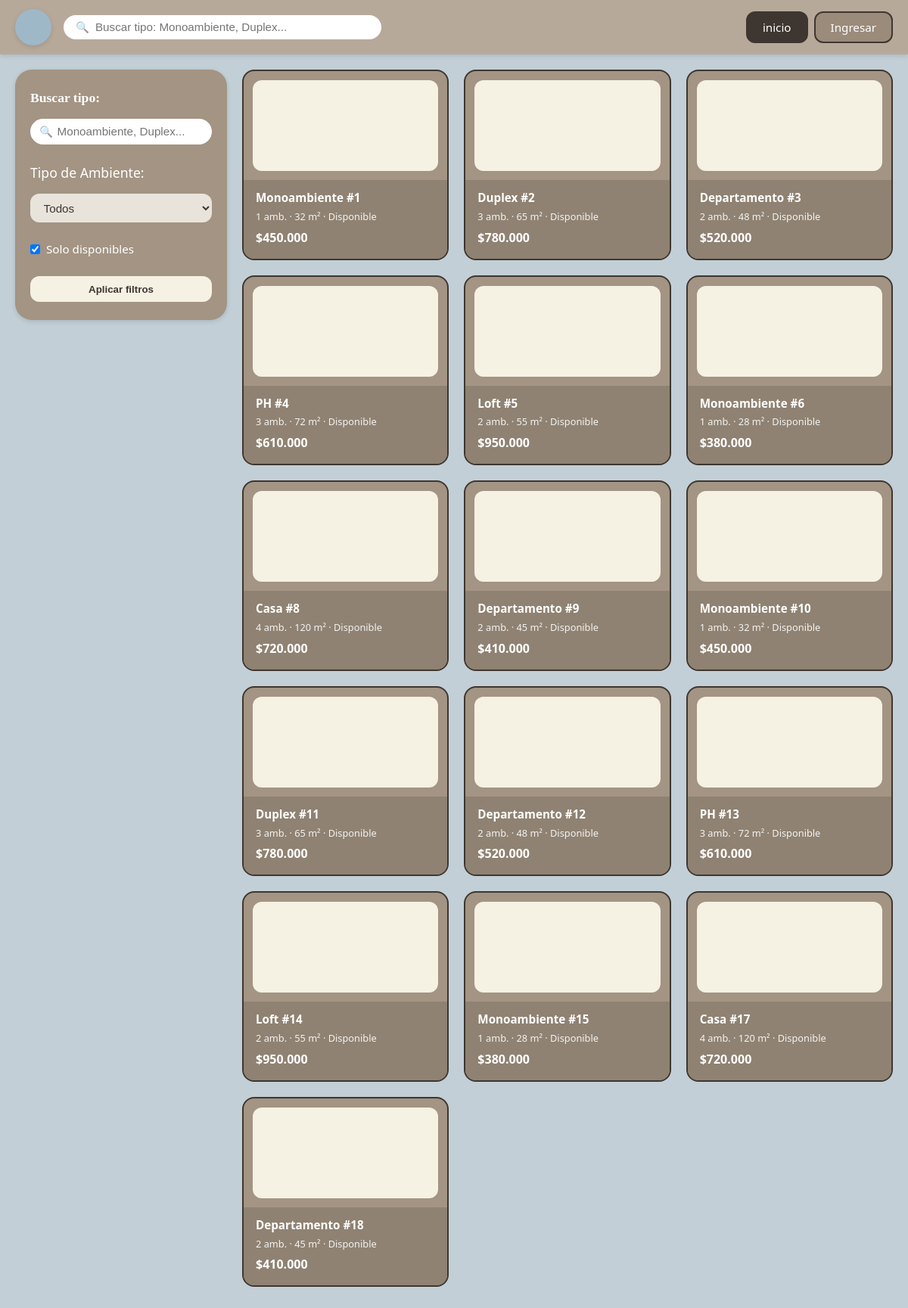
The page / on the database its author committed.
### tables this page shows
CREATE TABLE `departamentos` (
  `id` int(11) NOT NULL,
  `tipo` varchar(50) DEFAULT NULL,
  `precio` decimal(10,2) DEFAULT NULL,
  `ambientes` int(11) DEFAULT NULL,
  `metros_cuadrados` int(11) DEFAULT NULL,
  `disponible` tinyint(1) DEFAULT 1
);

### includes/alquileres.php (called while the page is built, shortened)
<?php
function filaDepartamento(array $fila): array
{
    return [
        'id' => (int) $fila['id'],
        'tipo' => $fila['tipo'] ?? '',
        'precio' => (float) $fila['precio'],
        'ambientes' => (int) ($fila['ambientes'] ?? 0),
        'metros_cuadrados' => (int) ($fila['metros_cuadrados'] ?? 0),
        'disponible' => (int) ($fila['disponible'] ?? 0),
    ];
}
function cargarAlquileres(?string $busquedaTipo = null, ?string $tipo = null, ?bool $soloDisponibles = null): array
{
    $pdo = obtenerConexion();
    $sql = 'SELECT id, tipo, precio, ambientes, metros_cuadrados, disponible
            FROM ' . TABLA_DEPARTAMENTOS . ' WHERE 1=1';
    $params = [];
    $busquedaTipo = trim((string) $busquedaTipo);
    $tipo = trim((string) $tipo);
    if ($soloDisponibles === true) {
        $sql .= ' AND disponible = 1';
    }
    $sql .= ' ORDER BY id ASC';
    $stmt = $pdo->prepare($sql);
    $stmt->execute($params);
    return array_map('filaDepartamento', $stmt->fetchAll());
}
function formatearPrecio(float $precio): string
{
    return '$' . number_format($precio, 0, ',', '.');
}
function etiquetaDisponible(int $disponible): string
{
    return $disponible ? 'Disponible' : 'No disponible';
}

### includes/sesion.php (called while the page is built, shortened)
<?php
function usuarioLogueado(): ?array
{
    return $_SESSION['usuario'] ?? null;
}

### index.php (the view, shortened to what this page needs)
<?php
require_once __DIR__ . '/includes/alquileres.php';
require_once __DIR__ . '/includes/sesion.php';
$paginaActiva = 'inicio';
$busquedaTipo = $_GET['busqueda'] ?? '';
$tipoFiltro = $_GET['tipo'] ?? '';
$soloDisponibles = !isset($_GET['todos']) || $_GET['todos'] !== '1';
$ubicacionFiltro = $busquedaTipo;
try {
    $alquileresFiltrados = cargarAlquileres($busquedaTipo, $tipoFiltro, $soloDisponibles);
} catch (PDOException $e) {
    $dbError = mensajeErrorDb();
    $alquileresFiltrados = [];
}
require_once __DIR__ . '/includes/header.php';
?>
<div class="layout">
    <aside class="sidebar">
        <form class="sidebar-form" method="get" action="index.php" id="filtros">
            <section class="filter-block">
                <label class="filter-label serif" for="busqueda">Buscar tipo:</label>
                <div class="filter-input-wrap">
                    <span class="icon-search" aria-hidden="true">&#128269;</span>
                    <input
                        type="text"
                        id="busqueda"
                        name="busqueda"
                        value="<?php echo htmlspecialchars($busquedaTipo); ?>"
                        placeholder="Monoambiente, Duplex..."
                    >
                </div>
            </section>
            <section class="filter-block">
                <label class="filter-label" for="tipo">Tipo de Ambiente:</label>
                <select id="tipo" name="tipo" class="filter-select">
                    <option value="">Todos</option>
                </select>
            </section>
            <section class="filter-block filter-check">
                <label class="filter-check-label">
                    <input type="checkbox" name="solo_disp" value="1" <?php echo $soloDisponibles ? 'checked' : ''; ?>
                           onchange="document.getElementById('todos').value = this.checked ? '0' : '1'; document.getElementById('filtros').submit();">
                    Solo disponibles
                </label>
            </section>
            <button type="submit" class="btn-filter">Aplicar filtros</button>
        </form>
    </aside>
    <main class="content">
        <?php if (empty($alquileresFiltrados)): ?>
            <p class="empty-msg">No hay departamentos que coincidan con los filtros.</p>
        <?php else: ?>
            <div class="grid-alquileres">
                <?php foreach ($alquileresFiltrados as $dep): ?>
                    <article class="card-alquiler <?php echo $dep['disponible'] ? '' : 'card-no-disponible'; ?>">
                        <div class="card-imagen"></div>
                        <div class="card-info">
                            <h3><?php echo htmlspecialchars($dep['tipo']); ?> #<?php echo (int) $dep['id']; ?></h3>
                            <p class="card-meta">
                                <?php echo (int) $dep['ambientes']; ?> amb. ·
                                <?php echo (int) $dep['metros_cuadrados']; ?> m² ·
                                <?php echo etiquetaDisponible($dep['disponible']); ?>
                            </p>
                            <p class="card-precio"><?php echo formatearPrecio($dep['precio']); ?></p>
                        </div>
                    </article>
                <?php endforeach; ?>
            </div>
        <?php endif; ?>
    </main>
</div>
<?php require_once __DIR__ . '/includes/footer.php'; ?>

### includes/header.php (shortened to what this page needs)
<?php
require_once __DIR__ . '/sesion.php';
$paginaActiva = $paginaActiva ?? 'inicio';
$busquedaTipo = $busquedaTipo ?? ($ubicacionFiltro ?? '');
$usuario = usuarioLogueado();
$esAdmin = $usuario && $usuario['rol'] === 'admin';
?>
<!DOCTYPE html>
<html lang="es">
<head>
    <link rel="stylesheet" href="index.css">
</head>
<body>
    <header class="topbar">
        <div class="topbar-left">
            <a href="index.php" class="logo" aria-label="Roomora inicio"></a>
            <form class="topbar-search" method="get" action="index.php" role="search">
                <span class="icon-search" aria-hidden="true">&#128269;</span>
                <input
                    type="search"
                    name="busqueda"
                    placeholder="Buscar tipo: Monoambiente, Duplex..."
                    value="<?php echo htmlspecialchars($busquedaTipo); ?>"
                >
            </form>
        </div>
        <nav class="topbar-nav">
            <a href="index.php" class="nav-btn <?php echo $paginaActiva === 'inicio' ? 'active' : ''; ?>">inicio</a>
            <?php if ($usuario): ?>
                <?php if (!$esAdmin): ?>
                    <a href="mis-alquileres.php" class="nav-btn <?php echo $paginaActiva === 'mis-alquileres' ? 'active' : ''; ?>">Mis alquileres</a>
                <?php else: ?>
                    <a href="gestionar-alquileres.php" class="nav-btn <?php echo $paginaActiva === 'gestionar-alquileres' ? 'active' : ''; ?>">Solicitudes</a>
                <?php endif; ?>
                <span class="nav-user"><?php echo htmlspecialchars($usuario['nombre']); ?></span>
                <a href="logout.php" class="nav-btn">Salir</a>
            <?php else: ?>
                <a href="login.php" class="nav-btn <?php echo $paginaActiva === 'login' ? 'active' : ''; ?>">Ingresar</a>
            <?php endif; ?>
        </nav>
    </header>

### includes/footer.php
    <footer class="site-footer"></footer>
</body>
</html>

### index.css (style rules this page uses)
*, *::before, *::after { box-sizing: border-box; margin: 0; padding: 0; }
:root { --bg-main: #c2cfd6; --bg-header: #b7a99a; --bg-sidebar: #a39483; --bg-card: #a39483; --bg-card-info: #8f8272; --cream: #f5f1e3; --white: #ffffff; --text-dark: #3e3630; --text-light: #5a4f47; --radius-lg: 22px; --radius-md: 16px; --radius-sm: 12px; --shadow-sm: 0 2px 6px rgba(0, 0, 0, 0.12); --shadow-md: 0 4px 14px rgba(0, 0, 0, 0.15); --transition: 0.2s ease; }
body { font-family: system-ui, -apple-system, "Segoe UI", sans-serif; background: var(--bg-main); color: var(--text-dark); min-height: 100vh; line-height: 1.5; }
.topbar { display: flex; align-items: center; justify-content: space-between; gap: 1rem; padding: 0.75rem 1.25rem; background: var(--bg-header); flex-wrap: wrap; position: sticky; top: 0; z-index: 100; box-shadow: var(--shadow-sm); }
.topbar-left { display: flex; align-items: center; gap: 1rem; flex: 1; min-width: 200px; }
.logo { width: 48px; height: 48px; border-radius: 50%; background: #9eb8c8; flex-shrink: 0; display: block; box-shadow: var(--shadow-sm); }
.topbar-search { display: flex; align-items: center; flex: 1; max-width: 420px; background: var(--white); border-radius: 999px; padding: 0.35rem 1rem; gap: 0.5rem; transition: box-shadow var(--transition); }
.topbar-search input { border: none; outline: none; flex: 1; font-size: 0.95rem; background: transparent; color: var(--text-dark); }
.icon-search { font-size: 0.9rem; opacity: 0.6; }
.topbar-nav { display: flex; gap: 0.5rem; flex-wrap: wrap; align-items: center; }
.nav-btn { text-decoration: none; padding: 0.5rem 1.25rem; border-radius: var(--radius-sm); background: #9a8b7a; color: var(--white); font-size: 0.95rem; border: 2px solid var(--text-dark); transition: background 0.15s; }
.nav-btn.active { background: var(--text-dark); border-color: var(--text-dark); }
.layout { display: grid; grid-template-columns: 280px 1fr; gap: 1.25rem; padding: 1.25rem; min-height: calc(100vh - 72px); max-width: 1400px; margin: 0 auto; }
.sidebar { background: var(--bg-sidebar); border-radius: var(--radius-lg); padding: 1.5rem 1.25rem; height: fit-content; align-self: start; position: sticky; top: 88px; box-shadow: var(--shadow-sm); }
.sidebar-form { display: flex; flex-direction: column; gap: 1.5rem; }
.filter-block { display: flex; flex-direction: column; gap: 0.4rem; }
.filter-label { display: block; color: var(--white); font-size: 1.1rem; margin-bottom: 0.5rem; }
.filter-label.serif { font-family: Georgia, "Times New Roman", serif; font-weight: bold; }
.filter-input-wrap { display: flex; align-items: center; background: var(--white); border-radius: 999px; padding: 0.4rem 0.75rem; gap: 0.35rem; transition: box-shadow var(--transition); }
.filter-input-wrap input { border: none; outline: none; flex: 1; font-size: 0.95rem; background: transparent; color: var(--text-dark); }
.filter-select { width: 100%; padding: 0.6rem 0.85rem; border-radius: var(--radius-sm); border: none; background: #e8e4dc; font-size: 0.95rem; cursor: pointer; color: var(--text-dark); transition: box-shadow var(--transition); }
.btn-filter { padding: 0.6rem 1rem; border: none; border-radius: var(--radius-sm); background: var(--cream); color: var(--text-dark); font-weight: 600; cursor: pointer; transition: background 0.15s; }
.content { min-width: 0; }
.grid-alquileres { display: grid; grid-template-columns: repeat(auto-fill, minmax(220px, 1fr)); gap: 1.25rem; }
.card-alquiler { background: var(--bg-card); border-radius: var(--radius-md); border: 2px solid var(--text-dark); overflow: hidden; display: flex; flex-direction: column; transition: transform var(--transition), box-shadow var(--transition); }
.card-imagen { background: var(--cream); min-height: 120px; margin: 0.75rem 0.75rem 0; border-radius: var(--radius-sm); overflow: hidden; }
.card-info { background: var(--bg-card-info); color: var(--white); padding: 0.75rem 1rem 1rem; margin-top: 0.75rem; flex: 1; display: flex; flex-direction: column; }
.card-info h3 { font-size: 0.95rem; margin-bottom: 0.25rem; }
.card-meta { font-size: 0.8rem; opacity: 0.9; }
.card-precio { font-weight: 700; margin-top: auto; font-size: 1rem; padding-top: 0.35rem; }
.filter-check-label { display: flex; align-items: center; gap: 0.5rem; color: var(--white); font-size: 0.95rem; cursor: pointer; }
.filter-check-label input { width: auto; }
.site-footer { height: 1rem; }

### rows shown on the page
departamentos: tipo "Duplex", id "2", ambientes "3", metros_cuadrados "65", disponible "Disponible", precio "$780.000"
departamentos: tipo "Departamento", id "3", ambientes "2", metros_cuadrados "48", disponible "Disponible", precio "$520.000"
departamentos: tipo "PH", id "4", ambientes "3", metros_cuadrados "72", disponible "Disponible", precio "$610.000"
departamentos: tipo "Loft", id "5", ambientes "2", metros_cuadrados "55", disponible "Disponible", precio "$950.000"
departamentos: tipo "Monoambiente", id "6", ambientes "1", metros_cuadrados "28", disponible "Disponible", precio "$380.000"
departamentos: tipo "Casa", id "8", ambientes "4", metros_cuadrados "120", disponible "Disponible", precio "$720.000"
departamentos: tipo "Departamento", id "9", ambientes "2", metros_cuadrados "45", disponible "Disponible", precio "$410.000"
departamentos: tipo "Monoambiente", id "10", ambientes "1", metros_cuadrados "32", disponible "Disponible", precio "$450.000"
departamentos: tipo "Duplex", id "11", ambientes "3", metros_cuadrados "65", disponible "Disponible", precio "$780.000"
departamentos: tipo "Departamento", id "12", ambientes "2", metros_cuadrados "48", disponible "Disponible", precio "$520.000"
departamentos: tipo "PH", id "13", ambientes "3", metros_cuadrados "72", disponible "Disponible", precio "$610.000"
departamentos: tipo "Loft", id "14", ambientes "2", metros_cuadrados "55", disponible "Disponible", precio "$950.000"
departamentos: tipo "Monoambiente", id "15", ambientes "1", metros_cuadrados "28", disponible "Disponible", precio "$380.000"
departamentos: tipo "Casa", id "17", ambientes "4", metros_cuadrados "120", disponible "Disponible", precio "$720.000"
departamentos: tipo "Departamento", id "18", ambientes "2", metros_cuadrados "45", disponible "Disponible", precio "$410.000"

### other values the page prints
$dep['tipo'] "Monoambiente"
$dep['id'] "1"
$dep['ambientes'] "1"
$dep['metros_cuadrados'] "32"
etiquetaDisponible($dep['disponible']) "Disponible"
formatearPrecio($dep['precio']) "$450.000"
